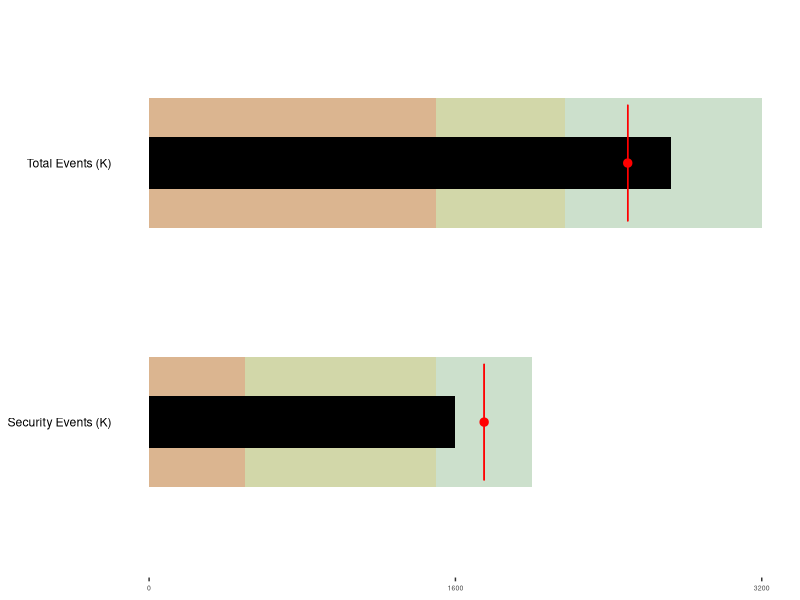

R code for this plot:
rm(list = ls())

library(tidyverse)

bullet.graph <- function(bg.data){
  
  # compute max and half for the ticks and labels
  max.bg <- max(bg.data$high)
  mid.bg <- max.bg / 2
  
  gg <- ggplot(bg.data) 
  gg <- gg + geom_bar(aes(measure, high),  fill="darkgreen", stat="identity", width=0.5, alpha=0.2) 
  gg <- gg + geom_bar(aes(measure, mean),  fill="goldenrod2", stat="identity", width=0.5, alpha=0.2) 
  gg <- gg + geom_bar(aes(measure, low),   fill="firebrick1", stat="identity", width=0.5, alpha=0.2) 
  gg <- gg + geom_bar(aes(measure, value), fill="black",  stat="identity", width=0.2) 
  gg <- gg + geom_errorbar(aes(x=measure, ymin=target, ymax=target), color="red", width=0.45) 
  gg <- gg + geom_point(aes(measure, target), colour="red", size=2.5) 
  gg <- gg + scale_y_continuous(breaks=seq(0,max.bg,mid.bg))
  gg <- gg + coord_flip()
  gg <- gg + theme(axis.text.x=element_text(size=5),
                   axis.title.x=element_blank(),
                   axis.line.y=element_blank(), 
                   axis.text.y=element_text(hjust=1, color="black"), 
                   axis.ticks.y=element_blank(),
                   axis.title.y=element_blank(),
                   legend.position="none",
                   panel.background=element_blank(), 
                   panel.border=element_blank(),
                   panel.grid.major=element_blank(),
                   panel.grid.minor=element_blank(),
                   plot.background=element_blank())
  
  return(gg)
  
}

incidents <- data.frame(
  measure=c("Total Events (K)", "Security Events (K)"),
  high=c(3200,2000),
  mean=c(2170,1500),
  low=c(1500,500), 
  target=c(2500,1750),
  value=c(2726,1600)
)

bullet.graph(incidents)
